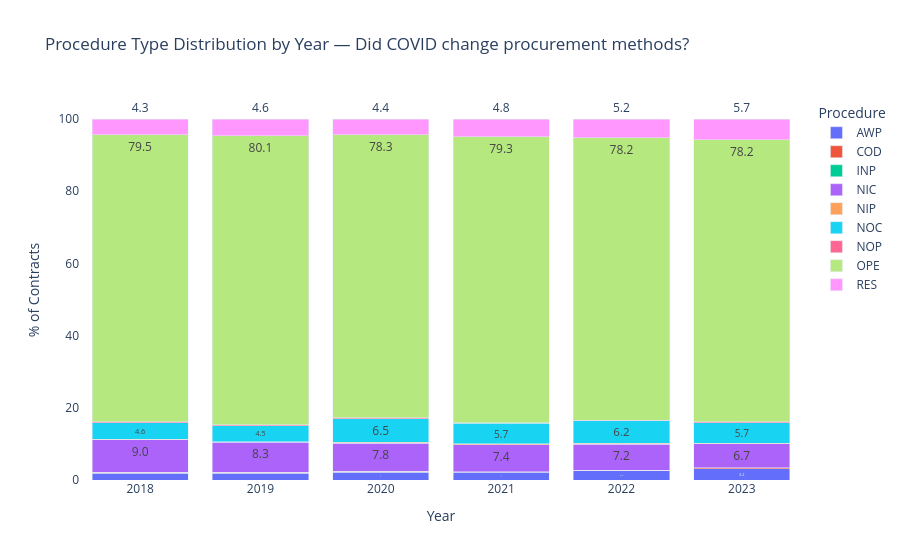

The cell this chart's notebook holds for it:
### Code cell
# Procedure type distribution by year — core of our COVID hypothesis
procedure_by_year = df_full.groupby(['YEAR', 'TOP_TYPE']).agg(
    contracts=('ID_NOTICE_CAN', 'nunique')
).reset_index()

# Calculate percentage within each year
procedure_by_year['total_year'] = procedure_by_year.groupby('YEAR')['contracts'].transform('sum')
procedure_by_year['pct'] = (procedure_by_year['contracts'] / procedure_by_year['total_year'] * 100).round(2)

print("Procedure type by year (% of contracts):")
pivot = procedure_by_year.pivot(index='YEAR', columns='TOP_TYPE', values='pct').fillna(0)
print(pivot.round(2).to_string())

fig = px.bar(
    procedure_by_year,
    x='YEAR',
    y='pct',
    color='TOP_TYPE',
    title='Procedure Type Distribution by Year — Did COVID change procurement methods?',
    labels={'pct': '% of Contracts', 'YEAR': 'Year', 'TOP_TYPE': 'Procedure'},
    barmode='stack',
    text_auto='.1f'
)

fig.update_layout(
    plot_bgcolor='white',
    xaxis=dict(tickmode='linear')
)
fig.show()

### Figure 1 — Plotly figure (JSON) as saved in the notebook; plotly's stock layout.template omitted (floating-point values rounded to 4 significant figures)
{"data": [{"hovertemplate": "Procedure=AWP<br>Year=%{x}<br>% of Contracts=%{y}<extra></extra>", "legendgroup": "AWP", "marker": {"color": "#636efa", "pattern": {"shape": ""}}, "name": "AWP", "orientation": "v", "showlegend": true, "textposition": "auto", "texttemplate": "%{y:.1f}", "type": "bar", "x": [2018, 2019, 2020, 2021, 2022, 2023], "xaxis": "x", "y": [1.88, 1.86, 2.15, 2.12, 2.51, 3.18], "yaxis": "y"}, {"hovertemplate": "Procedure=COD<br>Year=%{x}<br>% of Contracts=%{y}<extra></extra>", "legendgroup": "COD", "marker": {"color": "#EF553B", "pattern": {"shape": ""}}, "name": "COD", "orientation": "v", "showlegend": true, "textposition": "auto", "texttemplate": "%{y:.1f}", "type": "bar", "x": [2018, 2019, 2020, 2021, 2022, 2023], "xaxis": "x", "y": [0.26, 0.23, 0.21, 0.21, 0.19, 0.18], "yaxis": "y"}, {"hovertemplate": "Procedure=INP<br>Year=%{x}<br>% of Contracts=%{y}<extra></extra>", "legendgroup": "INP", "marker": {"color": "#00cc96", "pattern": {"shape": ""}}, "name": "INP", "orientation": "v", "showlegend": true, "textposition": "auto", "texttemplate": "%{y:.1f}", "type": "bar", "x": [2018, 2019, 2020, 2021, 2022, 2023], "xaxis": "x", "y": [0.02, 0.03, 0.03, 0.02, 0.02, 0.01], "yaxis": "y"}, {"hovertemplate": "Procedure=NIC<br>Year=%{x}<br>% of Contracts=%{y}<extra></extra>", "legendgroup": "NIC", "marker": {"color": "#ab63fa", "pattern": {"shape": ""}}, "name": "NIC", "orientation": "v", "showlegend": true, "textposition": "auto", "texttemplate": "%{y:.1f}", "type": "bar", "x": [2018, 2019, 2020, 2021, 2022, 2023], "xaxis": "x", "y": [8.96, 8.29, 7.85, 7.43, 7.24, 6.67], "yaxis": "y"}, {"hovertemplate": "Procedure=NIP<br>Year=%{x}<br>% of Contracts=%{y}<extra></extra>", "legendgroup": "NIP", "marker": {"color": "#FFA15A", "pattern": {"shape": ""}}, "name": "NIP", "orientation": "v", "showlegend": true, "textposition": "auto", "texttemplate": "%{y:.1f}", "type": "bar", "x": [2018, 2019, 2020, 2021, 2022, 2023], "xaxis": "x", "y": [0.2, 0.19, 0.22, 0.22, 0.21, 0.19], "yaxis": "y"}, {"hovertemplate": "Procedure=NOC<br>Year=%{x}<br>% of Contracts=%{y}<extra></extra>", "legendgroup": "NOC", "marker": {"color": "#19d3f3", "pattern": {"shape": ""}}, "name": "NOC", "orientation": "v", "showlegend": true, "textposition": "auto", "texttemplate": "%{y:.1f}", "type": "bar", "x": [2018, 2019, 2020, 2021, 2022, 2023], "xaxis": "x", "y": [4.58, 4.46, 6.55, 5.66, 6.21, 5.65], "yaxis": "y"}, {"hovertemplate": "Procedure=NOP<br>Year=%{x}<br>% of Contracts=%{y}<extra></extra>", "legendgroup": "NOP", "marker": {"color": "#FF6692", "pattern": {"shape": ""}}, "name": "NOP", "orientation": "v", "showlegend": true, "textposition": "auto", "texttemplate": "%{y:.1f}", "type": "bar", "x": [2018, 2019, 2020, 2021, 2022, 2023], "xaxis": "x", "y": [0.26, 0.26, 0.28, 0.24, 0.24, 0.2], "yaxis": "y"}, {"hovertemplate": "Procedure=OPE<br>Year=%{x}<br>% of Contracts=%{y}<extra></extra>", "legendgroup": "OPE", "marker": {"color": "#B6E880", "pattern": {"shape": ""}}, "name": "OPE", "orientation": "v", "showlegend": true, "textposition": "auto", "texttemplate": "%{y:.1f}", "type": "bar", "x": [2018, 2019, 2020, 2021, 2022, 2023], "xaxis": "x", "y": [79.48, 80.07, 78.34, 79.25, 78.2, 78.24], "yaxis": "y"}, {"hovertemplate": "Procedure=RES<br>Year=%{x}<br>% of Contracts=%{y}<extra></extra>", "legendgroup": "RES", "marker": {"color": "#FF97FF", "pattern": {"shape": ""}}, "name": "RES", "orientation": "v", "showlegend": true, "textposition": "auto", "texttemplate": "%{y:.1f}", "type": "bar", "x": [2018, 2019, 2020, 2021, 2022, 2023], "xaxis": "x", "y": [4.35, 4.61, 4.37, 4.84, 5.19, 5.67], "yaxis": "y"}], "layout": {"barmode": "stack", "legend": {"title": {"text": "Procedure"}, "tracegroupgap": 0}, "plot_bgcolor": "white", "title": {"text": "Procedure Type Distribution by Year — Did COVID change procurement methods?"}, "xaxis": {"anchor": "y", "domain": [0, 1], "tickmode": "linear", "title": {"text": "Year"}}, "yaxis": {"anchor": "x", "domain": [0, 1], "title": {"text": "% of Contracts"}}}}
